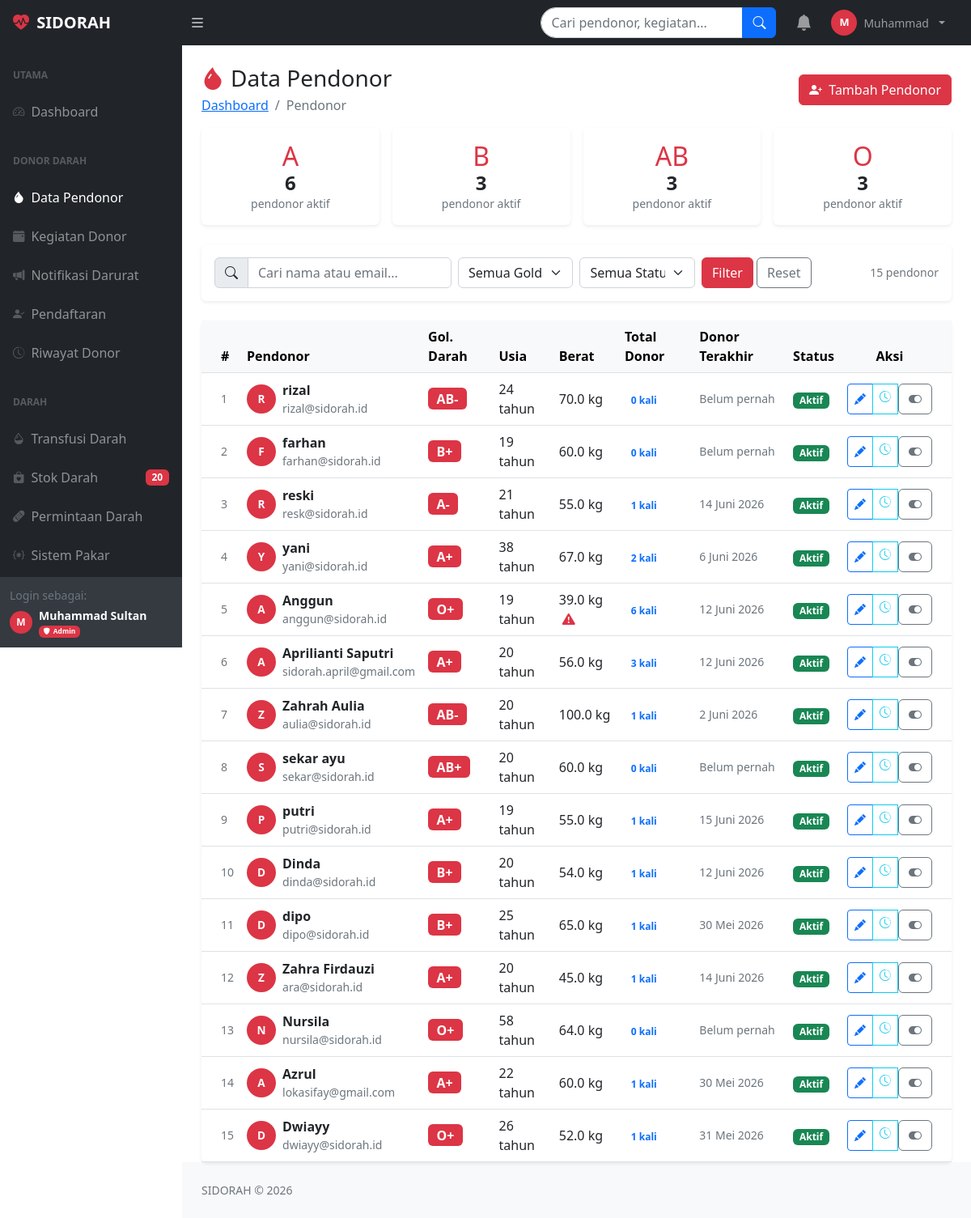
Page /pendonor.php (signed in) on the committed database.
### tables this page shows
CREATE TABLE `pengaturan` (
  `id` int(11) NOT NULL,
  `kunci` varchar(100) NOT NULL,
  `nilai` text DEFAULT NULL,
  `keterangan` varchar(200) DEFAULT NULL
);

CREATE TABLE `pendonor` (
  `id_pendonor` int(11) NOT NULL,
  `id_pengguna` int(11) DEFAULT NULL,
  `nik` varchar(16) DEFAULT NULL COMMENT 'Nomor Induk Kependudukan',
  `rfid_uid` varchar(50) DEFAULT NULL COMMENT 'UID kartu RFID pendonor',
  `tanggal_lahir` date DEFAULT NULL,
  `tempat_lahir` varchar(100) DEFAULT NULL,
  `jenis_kelamin` enum('L','P') DEFAULT NULL,
  `pekerjaan` varchar(100) DEFAULT NULL,
  `golongan_darah` enum('A','B','AB','O') DEFAULT NULL,
  `rhesus` enum('Positif','Negatif') DEFAULT NULL,
  `alamat` text DEFAULT NULL,
  `berat_badan` decimal(5,2) DEFAULT NULL,
  `riwayat_penyakit` text DEFAULT NULL,
  `status_aktif` tinyint(1) DEFAULT NULL,
  `total_donor` int(11) DEFAULT 0,
  `donor_terakhir` date DEFAULT NULL
);

CREATE TABLE `users` (
  `id_pengguna` int(11) NOT NULL,
  `nama_lengkap` varchar(100) DEFAULT NULL,
  `email` varchar(100) NOT NULL,
  `password` varchar(255) NOT NULL,
  `no_telepon` varchar(15) DEFAULT NULL,
  `role` enum('super_admin','admin','pendonor','petugas_medis','manajemen') DEFAULT NULL,
  `status_akun` enum('aktif','nonaktif','terkunci') DEFAULT 'aktif',
  `created_at` timestamp NOT NULL DEFAULT current_timestamp(),
  `updated_at` timestamp NOT NULL DEFAULT current_timestamp() ON UPDATE current_timestamp(),
  `last_login` timestamp NULL DEFAULT NULL
);

### pendonor.php (the view, shortened to what this page needs)
<?php
require_once 'koneksi.php';
$cari        = bersihkan($koneksi, $_GET['cari']   ?? '');
$where = "WHERE 1=1";
$per_hal = 15;
$hal     = max(1, (int)($_GET['hal'] ?? 1));
$offset  = ($hal - 1) * $per_hal;
$total = $koneksi->query("SELECT COUNT(*) as n FROM pendonor p JOIN users u ON p.id_pengguna=u.id_pengguna $where")->fetch_assoc()['n'];
$pendonor = $koneksi->query("
    SELECT p.*, u.nama_lengkap, u.email, u.no_telepon, u.status_akun, u.id_pengguna
    FROM pendonor p
    JOIN users u ON p.id_pengguna = u.id_pengguna
    $where
    ORDER BY p.id_pendonor DESC
    LIMIT $per_hal OFFSET $offset
");
$stat_goldar = $koneksi->query("SELECT golongan_darah, COUNT(*) as n FROM pendonor WHERE status_aktif=1 GROUP BY golongan_darah")->fetch_all(MYSQLI_ASSOC);
?>
<!DOCTYPE html>
<html lang="id">
<head>
    <link href="css/styles.css" rel="stylesheet">
    <link href="https://cdn.jsdelivr.net/npm/bootstrap-icons@1.11.3/font/bootstrap-icons.min.css" rel="stylesheet">
</head>
<body class="sb-nav-fixed">
<?php include 'includes/topnav.php'; ?>
<div id="layoutSidenav">
    <?php include 'includes/sidenav.php'; ?>
    <div id="layoutSidenav_content">
        <main>
            <div class="container-fluid px-4">
                <div class="d-flex justify-content-between align-items-center mt-4 mb-3">
                    <div>
                        <h1 class="h3 mb-0"><i class="bi bi-droplet-fill text-danger me-2"></i>Data Pendonor</h1>
                        <ol class="breadcrumb mb-0 mt-1">
                            <li class="breadcrumb-item"><a href="dashboard.php">Dashboard</a></li>
                            <li class="breadcrumb-item active">Pendonor</li>
                        </ol>
                    </div>
                    <?php if (cekRole([ROLE_SUPER_ADMIN, ROLE_ADMIN])): ?>
                    <button class="btn btn-danger" data-bs-toggle="modal" data-bs-target="#modalTambah">
                        <i class="bi bi-person-plus-fill me-1"></i> Tambah Pendonor
                    </button>
                    <?php endif; ?>
                </div>
                <div class="row g-3 mb-4">
                    <?php foreach (['A','B','AB','O'] as $g):
                        $jml = 0;
                        foreach ($stat_goldar as $sg) if ($sg['golongan_darah']===$g) $jml=$sg['n'];
                    ?>
                    <div class="col-6 col-md-3">
                        <div class="card border-0 shadow-sm text-center py-3">
                            <div class="h2 fw-black text-danger mb-0"><?= $g ?></div>
                            <div class="h4 fw-bold mb-0"><?= $jml ?></div>
                            <div class="small text-muted">pendonor aktif</div>
                        </div>
                    </div>
                    <?php endforeach; ?>
                </div>
                <div class="card border-0 shadow-sm mb-4">
                    <div class="card-body py-3">
                        <form method="GET" class="row g-2 align-items-center">
                            <div class="col-md-4">
                                <div class="input-group">
                                    <span class="input-group-text"><i class="bi bi-search"></i></span>
                                    <input type="text" name="cari" class="form-control"
                                           placeholder="Cari nama atau email..."
                                           value="<?= htmlspecialchars($cari) ?>">
                                </div>
                            </div>
                            <div class="col-md-2">
                                <select name="goldar" class="form-select">
                                    <option value="">Semua Goldar</option>
                                </select>
                            </div>
                            <div class="col-md-2">
                                <select name="status" class="form-select">
                                    <option value="">Semua Status</option>
                                </select>
                            </div>
                            <div class="col-auto">
                                <button type="submit" class="btn btn-danger">Filter</button>
                                <a href="pendonor.php" class="btn btn-outline-secondary">Reset</a>
                            </div>
                            <div class="col-auto ms-auto text-muted small">
                                <?= number_format($total) ?> pendonor
                            </div>
                        </form>
                    </div>
                </div>
                <div class="card border-0 shadow-sm">
                    <div class="card-body p-0">
                        <div class="table-responsive">
                            <table class="table table-hover align-middle mb-0">
                                <thead class="table-light">
                                    <tr>
                                        <th class="ps-4">#</th>
                                        <th>Pendonor</th>
                                        <th>Gol. Darah</th>
                                        <th>Usia</th>
                                        <th>Berat</th>
                                        <th>Total Donor</th>
                                        <th>Donor Terakhir</th>
                                        <th>Status</th>
                                        <th class="text-center pe-4">Aksi</th>
                                    </tr>
                                </thead>
                                <tbody>
                                <?php if ($pendonor->num_rows === 0): ?>
                                <tr><td colspan="9" class="text-center py-5 text-muted">
                                    <i class="bi bi-people fs-2 d-block mb-2"></i>Tidak ada data pendonor
                                </td></tr>
                                <?php else: $no = $offset + 1;
                                    while ($p = $pendonor->fetch_assoc()): ?>
                                <tr>
                                    <td class="ps-4 text-muted small"><?= $no++ ?></td>
                                    <td>
                                        <div class="d-flex align-items-center gap-2">
                                            <div style="width:36px;height:36px;border-radius:50%;background:#dc3545;
                                                        display:flex;align-items:center;justify-content:center;
                                                        color:white;font-weight:700;font-size:0.85rem;flex-shrink:0">
                                                <?= strtoupper(substr($p['nama_lengkap'],0,1)) ?>
                                            </div>
                                            <div>
                                                <div class="fw-semibold"><?= htmlspecialchars($p['nama_lengkap']) ?></div>
                                                <div class="small text-muted"><?= htmlspecialchars($p['email']) ?></div>
                                            </div>
                                        </div>
                                    </td>
                                    <td>
                                        <span class="badge bg-danger fw-bold fs-6">
                                            <?= $p['golongan_darah'] ?><?= $p['rhesus']==='Positif'?'+':'-' ?>
                                        </span>
                                    </td>
                                    <td>
                                        <?php if (!$p['tanggal_lahir']): ?>
                                        <span class="badge bg-warning text-dark">Belum diisi</span>
                                        <?php else:
                                            $usia_th = (new DateTime($p['tanggal_lahir']))->diff(new DateTime())->y;
                                        ?>
                                        <?= $usia_th ?> tahun
                                        <?php endif; ?>
                                    </td>
                                    <td>
                                        <?php if (!$p['berat_badan'] || $p['berat_badan'] == 0): ?>
                                        <span class="badge bg-warning text-dark">Belum diisi</span>
                                        <?php else: ?>
                                        <?= number_format($p['berat_badan'], 1) ?> kg
                                        <?php if ($p['berat_badan'] < 45): ?>
                                        <i class="bi bi-exclamation-triangle-fill text-danger ms-1" title="Berat di bawah minimum 45kg"></i>
                                        <?php endif; ?>
                                        <?php endif; ?>
                                    </td>
                                    <td>
                                        <span class="badge bg-primary-subtle text-primary">
                                            <?= $p['total_donor'] ?> kali
                                        </span>
                                    </td>
                                    <td class="small text-muted">
                                        <?= $p['donor_terakhir'] ? tanggal_indo($p['donor_terakhir']) : 'Belum pernah' ?>
                                    </td>
                                    <td>
                                        <span class="badge <?= $p['status_aktif']?'bg-success':'bg-secondary' ?>">
                                            <?= $p['status_aktif']?'Aktif':'Nonaktif' ?>
                                        </span>
                                    </td>
                                    <td class="text-center pe-4">
                                        <div class="btn-group btn-group-sm">
                                            <?php if (cekRole([ROLE_SUPER_ADMIN, ROLE_ADMIN])): ?>
                                            <button class="btn btn-outline-primary"
                                                onclick='bukaEdit(<?= json_encode($p) ?>)'>
                                                <i class="bi bi-pencil-fill"></i>
                                            </button>
                                            <?php endif; ?>
                                            <a href="riwayat_donor.php?id=<?= $p['id_pendonor'] ?>"
                                               class="btn btn-outline-info" title="Riwayat">
                                                <i class="bi bi-clock-history"></i>
                                            </a>
                                            <?php if (cekRole([ROLE_SUPER_ADMIN, ROLE_ADMIN])): ?>
                                            <form method="POST" class="d-inline">
                                                <button type="submit"
                                                    class="btn btn-outline-<?= $p['status_aktif']?'secondary':'success' ?>"
                                                    title="<?= $p['status_aktif']?'Nonaktifkan':'Aktifkan' ?>">
                                                    <i class="bi bi-<?= $p['status_aktif']?'toggle-on':'toggle-off' ?>"></i>
                                                </button>
                                            </form>
                                            <?php endif; ?>
                                        </div>
                                    </td>
                                </tr>
                                <?php endwhile; endif; ?>
                                </tbody>
                            </table>
                        </div>
                    </div>
                </div>
            </div>
        </main>
        <footer class="py-4 bg-light mt-auto">
            <div class="container-fluid px-4">
                <div class="text-muted small">SIDORAH &copy; <?= date('Y') ?></div>
            </div>
        </footer>
    </div>
</div>
</body>
</html>

### includes/topnav.php (shortened to what this page needs)
<?php
$nama_rs_nav = 'SIDORAH';
$res_nama = $koneksi->query("SELECT nilai FROM pengaturan WHERE kunci='nama_rs' LIMIT 1");
if ($res_nama && $res_nama->num_rows > 0) {
    $nama_rs_nav = $res_nama->fetch_assoc()['nilai'] ?: 'SIDORAH';
}
?>
<nav class="sb-topnav navbar navbar-expand navbar-dark bg-dark">
    <a class="navbar-brand ps-3 fw-bold" href="dashboard.php">
        <i class="bi bi-heart-pulse-fill text-danger me-1"></i>
        <?= htmlspecialchars($nama_rs_nav) ?>
    </a>
    <button class="btn btn-link btn-sm order-1 order-lg-0 me-4 me-lg-0 text-white"
            id="sidebarToggle" href="#!">
        <i class="bi bi-list fs-5"></i>
    </button>
    <form class="d-none d-md-inline-block ms-auto me-0 me-md-3 my-2 my-md-0"
          action="cari.php" method="GET">
        <div class="input-group">
            <input class="form-control" type="text" name="q"
                   placeholder="Cari pendonor, kegiatan..."
                   value="<?= htmlspecialchars($_GET['q'] ?? '') ?>"
                   style="width:250px; border-radius:20px 0 0 20px;"
                   autocomplete="off">
            <button class="btn btn-primary" type="submit">
                <i class="bi bi-search"></i>
            </button>
        </div>
    </form>
    <ul class="navbar-nav ms-auto ms-md-0 me-3 me-lg-4 align-items-center">
        <li class="nav-item dropdown me-2">
            <a class="nav-link position-relative" href="#"
               role="button" data-bs-toggle="dropdown">
                <i class="bi bi-bell-fill fs-5"></i>
            </a>
        </li>
        <li class="nav-item dropdown">
            <a class="nav-link dropdown-toggle d-flex align-items-center gap-2"
               href="#" role="button" data-bs-toggle="dropdown">
                <div style="width:32px;height:32px;border-radius:50%;background:#dc3545;
                            display:flex;align-items:center;justify-content:center;
                            font-weight:700;font-size:0.8rem;color:white;">
                    <?= strtoupper(substr($_SESSION['nama_lengkap'] ?? 'A', 0, 1)) ?>
                </div>
                <span class="d-none d-lg-inline small">
                    <?= htmlspecialchars(explode(' ', $_SESSION['nama_lengkap'])[0]) ?>
                </span>
            </a>
        </li>
    </ul>
</nav>

### rows in the picture
pengaturan: nilai "SIDORAH"
pendonor: id_pengguna.nama_lengkap "R", id_pengguna.nama_lengkap "rizal", id_pengguna.email "rizal@sidorah.id", golongan_darah "AB", berat_badan "70.0", total_donor "0", shows "Belum pernah", status_aktif "Aktif"
pendonor: id_pengguna.nama_lengkap "F", id_pengguna.nama_lengkap "farhan", id_pengguna.email "farhan@sidorah.id", golongan_darah "B", berat_badan "60.0", total_donor "0", shows "Belum pernah", status_aktif "Aktif"
pendonor: id_pengguna.nama_lengkap "R", id_pengguna.nama_lengkap "reski", id_pengguna.email "resk@sidorah.id", golongan_darah "A", berat_badan "55.0", total_donor "1", donor_terakhir "14 Juni 2026", status_aktif "Aktif"
pendonor: id_pengguna.nama_lengkap "Y", id_pengguna.nama_lengkap "yani", id_pengguna.email "yani@sidorah.id", golongan_darah "A", berat_badan "67.0", total_donor "2", donor_terakhir "6 Juni 2026", status_aktif "Aktif"
pendonor: id_pengguna.nama_lengkap "A", id_pengguna.nama_lengkap "Anggun", id_pengguna.email "anggun@sidorah.id", golongan_darah "O", berat_badan "39.0", total_donor "6", donor_terakhir "12 Juni 2026", status_aktif "Aktif"
pendonor: id_pengguna.nama_lengkap "A", id_pengguna.nama_lengkap "Aprilianti Saputri", id_pengguna.email "sidorah.april@gmail.com", golongan_darah "A", berat_badan "56.0", total_donor "3", donor_terakhir "12 Juni 2026", status_aktif "Aktif"
pendonor: id_pengguna.nama_lengkap "Z", id_pengguna.nama_lengkap "Zahrah Aulia", id_pengguna.email "aulia@sidorah.id", golongan_darah "AB", berat_badan "100.0", total_donor "1", donor_terakhir "2 Juni 2026", status_aktif "Aktif"
pendonor: id_pengguna.nama_lengkap "S", id_pengguna.nama_lengkap "sekar ayu", id_pengguna.email "sekar@sidorah.id", golongan_darah "AB", berat_badan "60.0", total_donor "0", shows "Belum pernah", status_aktif "Aktif"
pendonor: id_pengguna.nama_lengkap "P", id_pengguna.nama_lengkap "putri", id_pengguna.email "putri@sidorah.id", golongan_darah "A", berat_badan "55.0", total_donor "1", donor_terakhir "15 Juni 2026", status_aktif "Aktif"
pendonor: id_pengguna.nama_lengkap "D", id_pengguna.nama_lengkap "Dinda", id_pengguna.email "dinda@sidorah.id", golongan_darah "B", berat_badan "54.0", total_donor "1", donor_terakhir "12 Juni 2026", status_aktif "Aktif"
pendonor: id_pengguna.nama_lengkap "D", id_pengguna.nama_lengkap "dipo", id_pengguna.email "dipo@sidorah.id", golongan_darah "B", berat_badan "65.0", total_donor "1", donor_terakhir "30 Mei 2026", status_aktif "Aktif"
pendonor: id_pengguna.nama_lengkap "Z", id_pengguna.nama_lengkap "Zahra Firdauzi", id_pengguna.email "ara@sidorah.id", golongan_darah "A", berat_badan "45.0", total_donor "1", donor_terakhir "14 Juni 2026", status_aktif "Aktif"
pendonor: id_pengguna.nama_lengkap "N", id_pengguna.nama_lengkap "Nursila", id_pengguna.email "nursila@sidorah.id", golongan_darah "O", berat_badan "64.0", total_donor "0", shows "Belum pernah", status_aktif "Aktif"
pendonor: id_pengguna.nama_lengkap "A", id_pengguna.nama_lengkap "Azrul", id_pengguna.email "lokasifay@gmail.com", golongan_darah "A", berat_badan "60.0", total_donor "1", donor_terakhir "30 Mei 2026", status_aktif "Aktif"
pendonor: id_pengguna.nama_lengkap "D", id_pengguna.nama_lengkap "Dwiayy", id_pengguna.email "dwiayy@sidorah.id", golongan_darah "O", berat_badan "52.0", total_donor "1", donor_terakhir "31 Mei 2026", status_aktif "Aktif"

### other values in the picture
substr($_SESSION['nama_lengkap'] ?? 'A', 0, 1) "M"
explode(' ', $_SESSION['nama_lengkap'])[0] "Muhammad"
$kritis "20"
$_SESSION['nama_lengkap'] "Muhammad Sultan"
$r[2] "Admin"
$g "A"
$jml "6"
$g "B"
$jml "3"
$g "AB"
$g "O"
$total "15"
